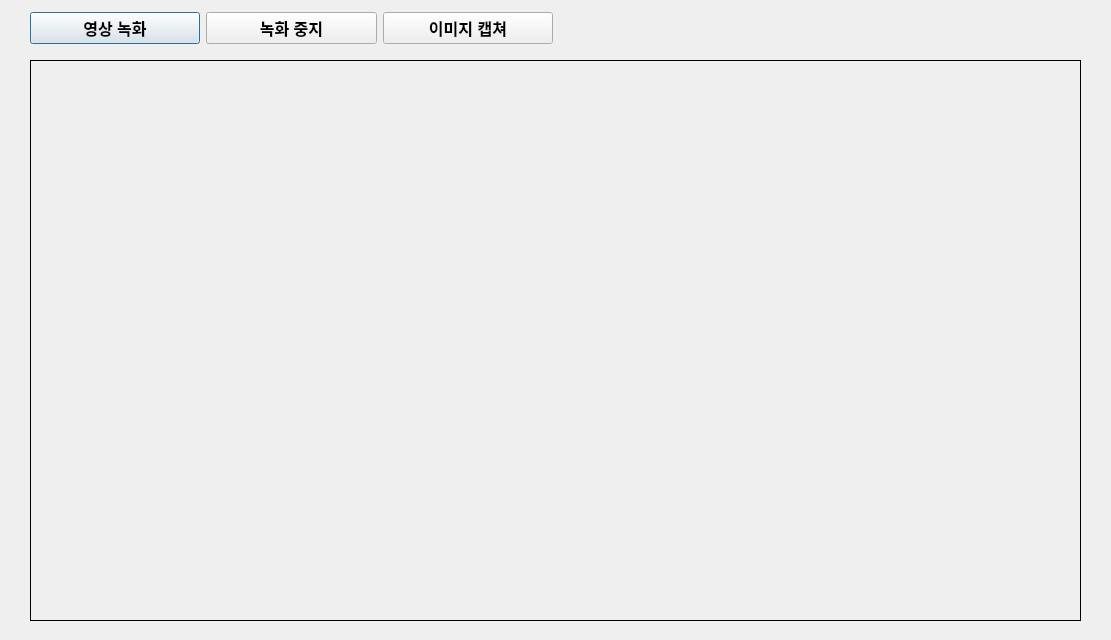
<?xml version="1.0" encoding="UTF-8"?>
<ui version="4.0">
 <class>enlargeDialog</class>
 <widget class="QDialog" name="enlargeDialog">
  <property name="geometry">
   <rect>
    <x>0</x>
    <y>0</y>
    <width>1111</width>
    <height>640</height>
   </rect>
  </property>
  <property name="windowTitle">
   <string>Enlarge Image</string>
  </property>
  <widget class="QWidget" name="verticalLayoutWidget_2">
   <property name="geometry">
    <rect>
     <x>30</x>
     <y>60</y>
     <width>1051</width>
     <height>561</height>
    </rect>
   </property>
   <layout class="QVBoxLayout" name="verticalLayout_2">
    <item>
     <widget class="QLabel" name="lblenlarge">
      <property name="maximumSize">
       <size>
        <width>1280</width>
        <height>720</height>
       </size>
      </property>
      <property name="frameShape">
       <enum>QFrame::Box</enum>
      </property>
      <property name="text">
       <string/>
      </property>
      <property name="scaledContents">
       <bool>true</bool>
      </property>
      <property name="alignment">
       <set>Qt::AlignCenter</set>
      </property>
     </widget>
    </item>
   </layout>
  </widget>
  <widget class="QWidget" name="layoutWidget">
   <property name="geometry">
    <rect>
     <x>30</x>
     <y>10</y>
     <width>1051</width>
     <height>37</height>
    </rect>
   </property>
   <layout class="QHBoxLayout" name="horizontalLayout_2">
    <item>
     <layout class="QHBoxLayout" name="horizontalLayout">
      <item>
       <widget class="QPushButton" name="pbnrecordstart">
        <property name="font">
         <font>
          <family>Arial</family>
          <pointsize>12</pointsize>
          <weight>75</weight>
          <bold>true</bold>
         </font>
        </property>
        <property name="text">
         <string>영상 녹화</string>
        </property>
       </widget>
      </item>
      <item>
       <widget class="QPushButton" name="pbnrecordstop">
        <property name="font">
         <font>
          <family>Arial</family>
          <pointsize>12</pointsize>
          <weight>75</weight>
          <bold>true</bold>
         </font>
        </property>
        <property name="text">
         <string>녹화 중지</string>
        </property>
       </widget>
      </item>
      <item>
       <widget class="QPushButton" name="pbnimgcapture">
        <property name="font">
         <font>
          <family>Arial</family>
          <pointsize>12</pointsize>
          <weight>75</weight>
          <bold>true</bold>
         </font>
        </property>
        <property name="text">
         <string>이미지 캡쳐</string>
        </property>
       </widget>
      </item>
     </layout>
    </item>
    <item>
     <widget class="QLabel" name="lblstatus">
      <property name="text">
       <string/>
      </property>
      <property name="alignment">
       <set>Qt::AlignRight|Qt::AlignTrailing|Qt::AlignVCenter</set>
      </property>
     </widget>
    </item>
   </layout>
  </widget>
 </widget>
 <resources/>
 <connections/>
</ui>
